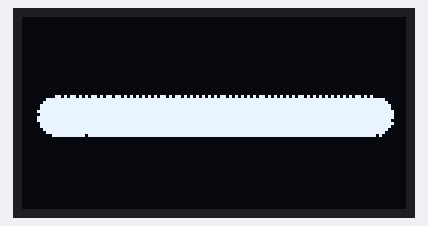
Bench run of a sketch on a simulated Arduino Uno, built with avr-gcc and run on an emulated ATmega328P. Shown: 128×64 one-colour display.

Above: at 0.7 s.

The sketch:

MouthPlane.ino
```cpp
/*
plane mouth for Robottino
Giovanni Bindi
oct. 2014
*/
//display
#include <Wire.h>
#include <SeeedOLED.h>

static unsigned char mouth_plane[] PROGMEM ={
0x00, 0x00, 0x00, 0x00, 0x00, 0x00, 0x00, 0x00, 0x00, 0x00, 0x00, 0x00, 0x00, 0x00, 0x00, 0x00,
0x00, 0x00, 0x00, 0x00, 0x00, 0x00, 0x00, 0x00, 0x00, 0x00, 0x00, 0x00, 0x00, 0x00, 0x00, 0x00,
0x00, 0x00, 0x00, 0x00, 0x00, 0x00, 0x00, 0x00, 0x00, 0x00, 0x00, 0x00, 0x00, 0x00, 0x00, 0x00,
0x00, 0x00, 0x00, 0x00, 0x00, 0x00, 0x00, 0x00, 0x00, 0x00, 0x00, 0x00, 0x00, 0x00, 0x00, 0x00,
0x00, 0x00, 0x00, 0x00, 0x00, 0x00, 0x00, 0x00, 0x00, 0x00, 0x00, 0x00, 0x00, 0x00, 0x00, 0x00,
0x00, 0x00, 0x00, 0x00, 0x00, 0x00, 0x00, 0x00, 0x00, 0x00, 0x00, 0x00, 0x00, 0x00, 0x00, 0x00,
0x00, 0x00, 0x00, 0x00, 0x00, 0x00, 0x00, 0x00, 0x00, 0x00, 0x00, 0x00, 0x00, 0x00, 0x00, 0x00,
0x00, 0x00, 0x00, 0x00, 0x00, 0x00, 0x00, 0x00, 0x00, 0x00, 0x00, 0x00, 0x00, 0x00, 0x00, 0x00,
0x00, 0x00, 0x00, 0x00, 0x00, 0x00, 0x00, 0x00, 0x00, 0x00, 0x00, 0x00, 0x00, 0x00, 0x00, 0x00,
0x00, 0x00, 0x00, 0x00, 0x00, 0x00, 0x00, 0x00, 0x00, 0x00, 0x00, 0x00, 0x00, 0x00, 0x00, 0x00,
0x00, 0x00, 0x00, 0x00, 0x00, 0x00, 0x00, 0x00, 0x00, 0x00, 0x00, 0x00, 0x00, 0x00, 0x00, 0x00,
0x00, 0x00, 0x00, 0x00, 0x00, 0x00, 0x00, 0x00, 0x00, 0x00, 0x00, 0x00, 0x00, 0x00, 0x00, 0x00,
0x00, 0x00, 0x00, 0x00, 0x00, 0x00, 0x00, 0x00, 0x00, 0x00, 0x00, 0x00, 0x00, 0x00, 0x00, 0x00,
0x00, 0x00, 0x00, 0x00, 0x00, 0x00, 0x00, 0x00, 0x00, 0x00, 0x00, 0x00, 0x00, 0x00, 0x00, 0x00,
0x00, 0x00, 0x00, 0x00, 0x00, 0x00, 0x00, 0x00, 0x00, 0x00, 0x00, 0x00, 0x00, 0x00, 0x00, 0x00,
0x00, 0x00, 0x00, 0x00, 0x00, 0x00, 0x00, 0x00, 0x00, 0x00, 0x00, 0x00, 0x00, 0x00, 0x00, 0x00,
0x00, 0x00, 0x00, 0x00, 0x00, 0x00, 0x00, 0x00, 0x00, 0x00, 0x00, 0x00, 0x00, 0x00, 0x00, 0x00,
0x00, 0x00, 0x00, 0x00, 0x00, 0x00, 0x00, 0x00, 0x00, 0x00, 0x00, 0x00, 0x00, 0x00, 0x00, 0x00,
0x00, 0x00, 0x00, 0x00, 0x00, 0x00, 0x00, 0x00, 0x00, 0x00, 0x00, 0x00, 0x00, 0x00, 0x00, 0x00,
0x00, 0x00, 0x00, 0x00, 0x00, 0x00, 0x00, 0x00, 0x00, 0x00, 0x00, 0x00, 0x00, 0x00, 0x00, 0x00,
0x00, 0x00, 0x00, 0x00, 0x00, 0x00, 0x00, 0x00, 0x00, 0x00, 0x00, 0x00, 0x00, 0x00, 0x00, 0x00,
0x00, 0x00, 0x00, 0x00, 0x00, 0x00, 0x00, 0x00, 0x00, 0x00, 0x00, 0x00, 0x00, 0x00, 0x00, 0x00,
0x00, 0x00, 0x00, 0x00, 0x00, 0x00, 0x00, 0x00, 0x00, 0x00, 0x00, 0x00, 0x00, 0x00, 0x00, 0x00,
0x00, 0x00, 0x00, 0x00, 0x00, 0x00, 0x00, 0x00, 0x00, 0x00, 0x00, 0x00, 0x00, 0x00, 0x00, 0x00,
0x00, 0x00, 0x00, 0x00, 0x00, 0x80, 0xE0, 0xF0, 0xF8, 0xF8, 0xF8, 0xFC, 0xFC, 0xF8, 0xFC, 0xF8,
0xFC, 0xFC, 0xF8, 0xFC, 0xF8, 0xFC, 0xF8, 0xFC, 0xFC, 0xF8, 0xFC, 0xF8, 0xFC, 0xFC, 0xF8, 0xFC,
0xFC, 0xF8, 0xFC, 0xF8, 0xFC, 0xF8, 0xFC, 0xF8, 0xFC, 0xF8, 0xFC, 0xF8, 0xFC, 0xF8, 0xFC, 0xFC,
0xF8, 0xFC, 0xF8, 0xFC, 0xFC, 0xF8, 0xFC, 0xF8, 0xFC, 0xF8, 0xFC, 0xF8, 0xFC, 0xF8, 0xFC, 0xF8,
0xFC, 0xF8, 0xFC, 0xFC, 0xF8, 0xFC, 0xF8, 0xFC, 0xF8, 0xFC, 0xF8, 0xFC, 0xF8, 0xFC, 0xF8, 0xFC,
0xFC, 0xF8, 0xFC, 0xF8, 0xFC, 0xF8, 0xFC, 0xF8, 0xFC, 0xF8, 0xFC, 0xF8, 0xFC, 0xFC, 0xF8, 0xFC,
0xF8, 0xFC, 0xF8, 0xFC, 0xF8, 0xFC, 0xF8, 0xFC, 0xF8, 0xFC, 0xF8, 0xFC, 0xF8, 0xFC, 0xF8, 0xFC,
0xFC, 0xF8, 0xFC, 0xF8, 0xFC, 0xF8, 0xF8, 0xF8, 0xF8, 0xF0, 0xE0, 0x80, 0x00, 0x00, 0x00, 0x00,
0x00, 0x00, 0x00, 0x00, 0x00, 0x06, 0x1F, 0x3F, 0x7F, 0x7F, 0xFF, 0xFF, 0xFF, 0xFF, 0xFF, 0xFF,
0xFF, 0xFF, 0xFF, 0xFF, 0xFF, 0x7F, 0xFF, 0xFF, 0xFF, 0xFF, 0xFF, 0xFF, 0xFF, 0xFF, 0xFF, 0xFF,
0xFF, 0xFF, 0xFF, 0xFF, 0xFF, 0xFF, 0xFF, 0xFF, 0xFF, 0xFF, 0xFF, 0xFF, 0xFF, 0xFF, 0xFF, 0xFF,
0xFF, 0xFF, 0xFF, 0xFF, 0xFF, 0xFF, 0xFF, 0xFF, 0xFF, 0xFF, 0xFF, 0xFF, 0xFF, 0xFF, 0xFF, 0xFF,
0xFF, 0xFF, 0xFF, 0xFF, 0xFF, 0xFF, 0xFF, 0xFF, 0xFF, 0xFF, 0xFF, 0xFF, 0xFF, 0xFF, 0xFF, 0xFF,
0xFF, 0xFF, 0xFF, 0xFF, 0xFF, 0xFF, 0xFF, 0xFF, 0xFF, 0xFF, 0xFF, 0xFF, 0xFF, 0xFF, 0xFF, 0xFF,
0xFF, 0xFF, 0xFF, 0xFF, 0xFF, 0xFF, 0xFF, 0xFF, 0xFF, 0xFF, 0xFF, 0xFF, 0xFF, 0xFF, 0xFF, 0xFF,
0xFF, 0xFF, 0xFF, 0xFF, 0xFF, 0xFF, 0x7F, 0xFF, 0x7F, 0x3F, 0x1F, 0x0B, 0x00, 0x00, 0x00, 0x00,
0x00, 0x00, 0x00, 0x00, 0x00, 0x00, 0x00, 0x00, 0x00, 0x00, 0x00, 0x00, 0x00, 0x00, 0x00, 0x00,
0x00, 0x00, 0x00, 0x00, 0x00, 0x00, 0x00, 0x00, 0x00, 0x00, 0x00, 0x00, 0x00, 0x00, 0x00, 0x00,
0x00, 0x00, 0x00, 0x00, 0x00, 0x00, 0x00, 0x00, 0x00, 0x00, 0x00, 0x00, 0x00, 0x00, 0x00, 0x00,
0x00, 0x00, 0x00, 0x00, 0x00, 0x00, 0x00, 0x00, 0x00, 0x00, 0x00, 0x00, 0x00, 0x00, 0x00, 0x00,
0x00, 0x00, 0x00, 0x00, 0x00, 0x00, 0x00, 0x00, 0x00, 0x00, 0x00, 0x00, 0x00, 0x00, 0x00, 0x00,
0x00, 0x00, 0x00, 0x00, 0x00, 0x00, 0x00, 0x00, 0x00, 0x00, 0x00, 0x00, 0x00, 0x00, 0x00, 0x00,
0x00, 0x00, 0x00, 0x00, 0x00, 0x00, 0x00, 0x00, 0x00, 0x00, 0x00, 0x00, 0x00, 0x00, 0x00, 0x00,
0x00, 0x00, 0x00, 0x00, 0x00, 0x00, 0x00, 0x00, 0x00, 0x00, 0x00, 0x00, 0x00, 0x00, 0x00, 0x00,
0x00, 0x00, 0x00, 0x00, 0x00, 0x00, 0x00, 0x00, 0x00, 0x00, 0x00, 0x00, 0x00, 0x00, 0x00, 0x00,
0x00, 0x00, 0x00, 0x00, 0x00, 0x00, 0x00, 0x00, 0x00, 0x00, 0x00, 0x00, 0x00, 0x00, 0x00, 0x00,
0x00, 0x00, 0x00, 0x00, 0x00, 0x00, 0x00, 0x00, 0x00, 0x00, 0x00, 0x00, 0x00, 0x00, 0x00, 0x00,
0x00, 0x00, 0x00, 0x00, 0x00, 0x00, 0x00, 0x00, 0x00, 0x00, 0x00, 0x00, 0x00, 0x00, 0x00, 0x00,
0x00, 0x00, 0x00, 0x00, 0x00, 0x00, 0x00, 0x00, 0x00, 0x00, 0x00, 0x00, 0x00, 0x00, 0x00, 0x00,
0x00, 0x00, 0x00, 0x00, 0x00, 0x00, 0x00, 0x00, 0x00, 0x00, 0x00, 0x00, 0x00, 0x00, 0x00, 0x00,
0x00, 0x00, 0x00, 0x00, 0x00, 0x00, 0x00, 0x00, 0x00, 0x00, 0x00, 0x00, 0x00, 0x00, 0x00, 0x00,
0x00, 0x00, 0x00, 0x00, 0x00, 0x00, 0x00, 0x00, 0x00, 0x00, 0x00, 0x00, 0x00, 0x00, 0x00, 0x00,
0x00, 0x00, 0x00, 0x00, 0x00, 0x00, 0x00, 0x00, 0x00, 0x00, 0x00, 0x00, 0x00, 0x00, 0x00, 0x00,
0x00, 0x00, 0x00, 0x00, 0x00, 0x00, 0x00, 0x00, 0x00, 0x00, 0x00, 0x00, 0x00, 0x00, 0x00, 0x00,
0x00, 0x00, 0x00, 0x00, 0x00, 0x00, 0x00, 0x00, 0x00, 0x00, 0x00, 0x00, 0x00, 0x00, 0x00, 0x00,
0x00, 0x00, 0x00, 0x00, 0x00, 0x00, 0x00, 0x00, 0x00, 0x00, 0x00, 0x00, 0x00, 0x00, 0x00, 0x00,
0x00, 0x00, 0x00, 0x00, 0x00, 0x00, 0x00, 0x00, 0x00, 0x00, 0x00, 0x00, 0x00, 0x00, 0x00, 0x00,
0x00, 0x00, 0x00, 0x00, 0x00, 0x00, 0x00, 0x00, 0x00, 0x00, 0x00, 0x00, 0x00, 0x00, 0x00, 0x00,
0x00, 0x00, 0x00, 0x00, 0x00, 0x00, 0x00, 0x00, 0x00, 0x00, 0x00, 0x00, 0x00, 0x00, 0x00, 0x00,
0x00, 0x00, 0x00, 0x00, 0x00, 0x00, 0x00, 0x00, 0x00, 0x00, 0x00, 0x00, 0x00, 0x00, 0x00, 0x00
};


void setup() {

  //display
  Wire.begin();
  SeeedOled.init();
  SeeedOled.clearDisplay();
  SeeedOled.drawBitmap(mouth_plane,1024);

}

void loop() {


}
```
